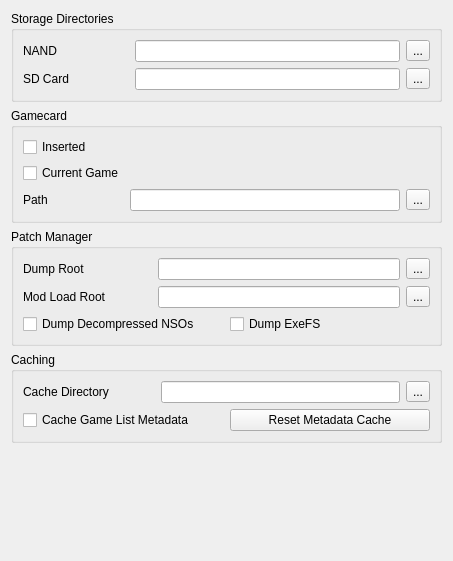
<?xml version="1.0" encoding="UTF-8"?>
<ui version="4.0">
 <class>ConfigureFilesystem</class>
 <widget class="QWidget" name="ConfigureFilesystem">
  <property name="geometry">
   <rect>
    <x>0</x>
    <y>0</y>
    <width>453</width>
    <height>561</height>
   </rect>
  </property>
  <property name="windowTitle">
   <string>Form</string>
  </property>
  <layout class="QVBoxLayout" name="verticalLayout">
   <item>
    <layout class="QVBoxLayout" name="verticalLayout_3">
     <item>
      <widget class="QGroupBox" name="groupBox">
       <property name="title">
        <string>Storage Directories</string>
       </property>
       <layout class="QGridLayout" name="gridLayout">
        <item row="0" column="0">
         <widget class="QLabel" name="label">
          <property name="text">
           <string>NAND</string>
          </property>
         </widget>
        </item>
        <item row="0" column="3">
         <widget class="QToolButton" name="nand_directory_button">
          <property name="text">
           <string>...</string>
          </property>
         </widget>
        </item>
        <item row="0" column="2">
         <widget class="QLineEdit" name="nand_directory_edit"/>
        </item>
        <item row="1" column="2">
         <widget class="QLineEdit" name="sdmc_directory_edit"/>
        </item>
        <item row="1" column="0">
         <widget class="QLabel" name="label_2">
          <property name="text">
           <string>SD Card</string>
          </property>
         </widget>
        </item>
        <item row="1" column="3">
         <widget class="QToolButton" name="sdmc_directory_button">
          <property name="text">
           <string>...</string>
          </property>
         </widget>
        </item>
        <item row="0" column="1">
         <spacer name="horizontalSpacer">
          <property name="orientation">
           <enum>Qt::Horizontal</enum>
          </property>
          <property name="sizeType">
           <enum>QSizePolicy::Maximum</enum>
          </property>
          <property name="sizeHint" stdset="0">
           <size>
            <width>60</width>
            <height>20</height>
           </size>
          </property>
         </spacer>
        </item>
       </layout>
      </widget>
     </item>
     <item>
      <widget class="QGroupBox" name="groupBox_2">
       <property name="title">
        <string>Gamecard</string>
       </property>
       <layout class="QGridLayout" name="gridLayout_2">
        <item row="2" column="1">
         <widget class="QLabel" name="label_3">
          <property name="text">
           <string>Path</string>
          </property>
         </widget>
        </item>
        <item row="2" column="2">
         <widget class="QLineEdit" name="gamecard_path_edit"/>
        </item>
        <item row="0" column="1">
         <widget class="QCheckBox" name="gamecard_inserted">
          <property name="text">
           <string>Inserted</string>
          </property>
         </widget>
        </item>
        <item row="1" column="1">
         <widget class="QCheckBox" name="gamecard_current_game">
          <property name="text">
           <string>Current Game</string>
          </property>
         </widget>
        </item>
        <item row="2" column="3">
         <widget class="QToolButton" name="gamecard_path_button">
          <property name="text">
           <string>...</string>
          </property>
         </widget>
        </item>
       </layout>
      </widget>
     </item>
     <item>
      <widget class="QGroupBox" name="groupBox_4">
       <property name="title">
        <string>Patch Manager</string>
       </property>
       <layout class="QGridLayout" name="gridLayout_4">
        <item row="1" column="2">
         <widget class="QLineEdit" name="load_path_edit"/>
        </item>
        <item row="0" column="2">
         <widget class="QLineEdit" name="dump_path_edit"/>
        </item>
        <item row="0" column="3">
         <widget class="QToolButton" name="dump_path_button">
          <property name="text">
           <string>...</string>
          </property>
         </widget>
        </item>
        <item row="1" column="3">
         <widget class="QToolButton" name="load_path_button">
          <property name="text">
           <string>...</string>
          </property>
         </widget>
        </item>
        <item row="2" column="0" colspan="4">
         <layout class="QHBoxLayout" name="horizontalLayout">
          <item>
           <widget class="QCheckBox" name="dump_nso">
            <property name="text">
             <string>Dump Decompressed NSOs</string>
            </property>
           </widget>
          </item>
          <item>
           <widget class="QCheckBox" name="dump_exefs">
            <property name="text">
             <string>Dump ExeFS</string>
            </property>
           </widget>
          </item>
         </layout>
        </item>
        <item row="1" column="0">
         <widget class="QLabel" name="label_9">
          <property name="text">
           <string>Mod Load Root</string>
          </property>
         </widget>
        </item>
        <item row="0" column="0">
         <widget class="QLabel" name="label_8">
          <property name="text">
           <string>Dump Root</string>
          </property>
         </widget>
        </item>
        <item row="0" column="1">
         <spacer name="horizontalSpacer_2">
          <property name="orientation">
           <enum>Qt::Horizontal</enum>
          </property>
          <property name="sizeType">
           <enum>QSizePolicy::Fixed</enum>
          </property>
          <property name="sizeHint" stdset="0">
           <size>
            <width>40</width>
            <height>20</height>
           </size>
          </property>
         </spacer>
        </item>
       </layout>
      </widget>
     </item>
     <item>
      <widget class="QGroupBox" name="groupBox_5">
       <property name="title">
        <string>Caching</string>
       </property>
       <layout class="QGridLayout" name="gridLayout_5">
        <item row="0" column="0">
         <widget class="QLabel" name="label_10">
          <property name="text">
           <string>Cache Directory</string>
          </property>
         </widget>
        </item>
        <item row="0" column="1">
         <spacer name="horizontalSpacer_3">
          <property name="orientation">
           <enum>Qt::Horizontal</enum>
          </property>
          <property name="sizeType">
           <enum>QSizePolicy::Fixed</enum>
          </property>
          <property name="sizeHint" stdset="0">
           <size>
            <width>40</width>
            <height>20</height>
           </size>
          </property>
         </spacer>
        </item>
        <item row="0" column="2">
         <widget class="QLineEdit" name="cache_directory_edit"/>
        </item>
        <item row="0" column="3">
         <widget class="QToolButton" name="cache_directory_button">
          <property name="text">
           <string>...</string>
          </property>
         </widget>
        </item>
        <item row="1" column="0" colspan="4">
         <layout class="QHBoxLayout" name="horizontalLayout_2">
          <item>
           <widget class="QCheckBox" name="cache_game_list">
            <property name="text">
             <string>Cache Game List Metadata</string>
            </property>
           </widget>
          </item>
          <item>
           <widget class="QPushButton" name="reset_game_list_cache">
            <property name="text">
             <string>Reset Metadata Cache</string>
            </property>
           </widget>
          </item>
         </layout>
        </item>
       </layout>
      </widget>
     </item>
    </layout>
   </item>
   <item>
    <spacer name="verticalSpacer">
     <property name="orientation">
      <enum>Qt::Vertical</enum>
     </property>
     <property name="sizeHint" stdset="0">
      <size>
       <width>20</width>
       <height>40</height>
      </size>
     </property>
    </spacer>
   </item>
  </layout>
 </widget>
 <resources/>
 <connections/>
</ui>
